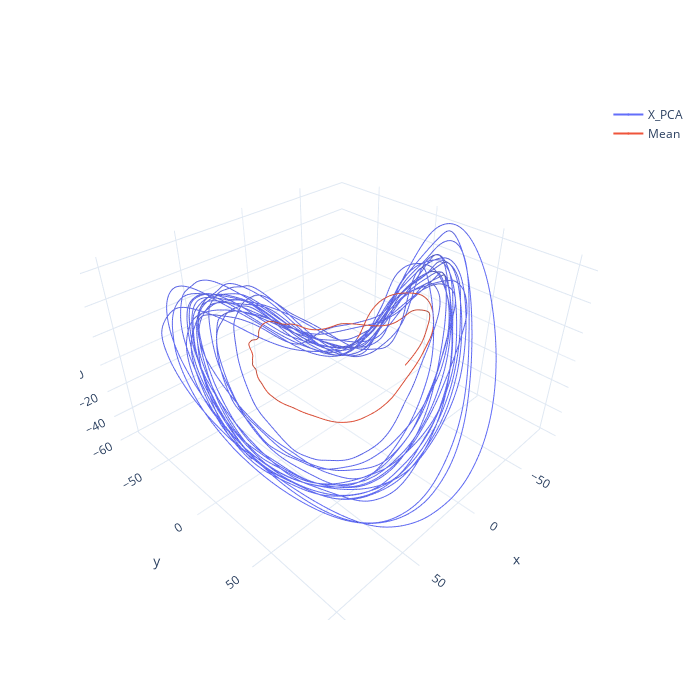

This figure's notebook cell:
### Code cell
fig_2 = go.Figure()
fig_2.update_layout(autosize=False, width=700, height=700)
fig_2.add_trace(go.Scatter3d(x=X_PCA[:,0],
                             y=X_PCA[:,1],
                             z=X_PCA[:,2],
                             marker=dict(size=0.1,line=dict(width=0.01)),
                             name = 'X_PCA'
                            )
                )
fig_2.add_trace(go.Scatter3d(x=X_PCA[:600,0],
                             y=X_PCA[:600,1],
                             z=X_PCA[:600,2],
                             marker=dict(size=0.1,line=dict(width=0.01)),
                             name = 'Mean'
                            )
                )
fig_2.layout.template = 'plotly_white'
fig_2.show()

### Figure 1 — Plotly figure (JSON) as saved in the notebook; plotly's stock layout.template omitted (floating-point values rounded to 4 significant figures; data arrays with more than 128 entries replaced by an {"elided": "..."} marker saying what was removed)
{"data": [{"marker": {"line": {"width": 0.01}, "size": 0.1}, "name": "X_PCA", "type": "scatter3d", "x": {"elided": "7789 float values"}, "y": {"elided": "7789 float values"}, "z": {"elided": "7789 float values"}}, {"marker": {"line": {"width": 0.01}, "size": 0.1}, "name": "Mean", "type": "scatter3d", "x": {"elided": "600 float values"}, "y": {"elided": "600 float values"}, "z": {"elided": "600 float values"}}], "layout": {"autosize": false, "height": 700, "width": 700}}
